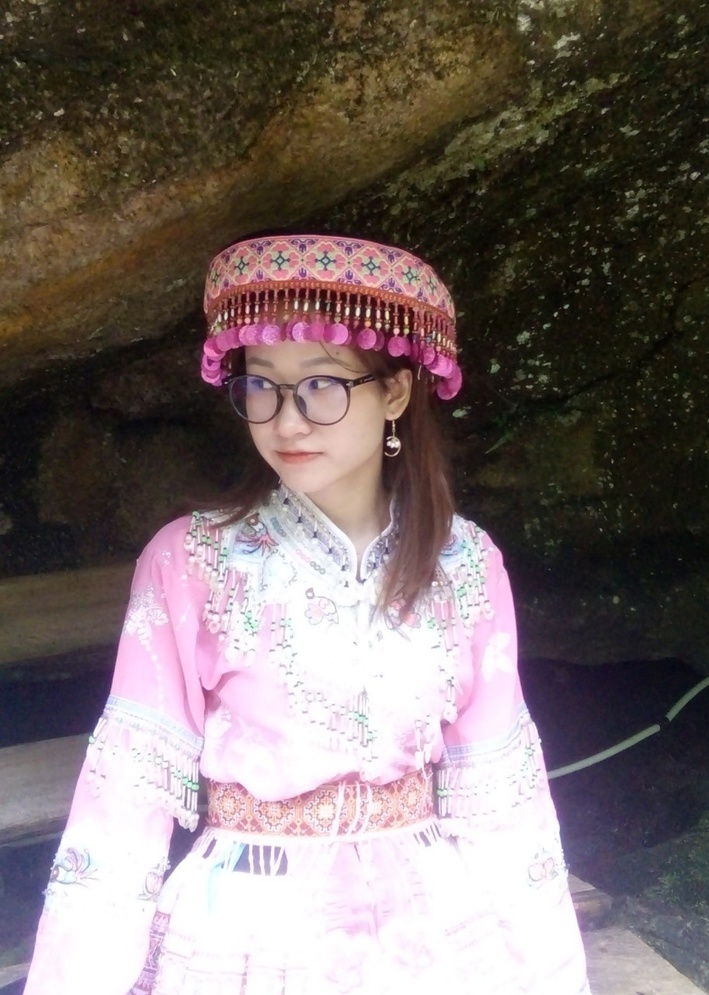
#> input picture Toan_tu_tren_diem_anh/anh1.jpg, 709 x 995 px, shrunk from 913 x 1280 before the run, found by its file name
$ python Sobel.py
#> lines starting #> are read from the running program, lines starting #| are printed output that depends on the picture
import cv2     # Thư viện OpenCV
import numpy as np   # Thư viện numy để làm việc dữ liệu kiểu mảng
import matplotlib.pyplot as plt # import thư viện matplotlib để vẽ ảnh

# Định nghĩa hàm Tich_chap() để lọc Trung bình, Trung bình có trọng số và lọc Gaussian
def Tich_chap(img,mask):
    m, n = img.shape
    img_new = np.zeros([m, n])
    for i in range(1, m-1):
        for j in range(1, n-1):
            temp   =  img[i-1, j-1]    * mask[0, 0]\
                   +  img[i, j-1]      * mask[0, 1]\
                   +  img[i+1, j - 1]  * mask[0, 2]\
                   +  img[i-1, j]      * mask[1, 0]\
                   +  img[i, j]        * mask[1, 1]\
                   +  img[i+1, j]      * mask[1, 2]\
                   +  img[i - 1, j+1]  * mask[2, 0]\
                   +  img[i, j + 1]    * mask[2, 1]\
                   +  img[i + 1, j + 1]* mask[2, 2]
            img_new[i, j]= temp
    img_new = img_new.astype(np.uint8)
    return img_new

# Định nghĩa Sobel theo hướng X
locSobelX = np.array(([-1,-2,-1],
                      [ 0, 0, 0],
                      [ 1, 2, 1]), dtype="float")

# Định nghĩa bộ lọc Sobel theo hướng Y
locSobelY = np.array(([-1, 0, 1],
                      [-2, 0, 2],
                      [ 1, 0, 1]), dtype="float")

fig = plt.figure(figsize=(16, 9)) # Tạo vùng vẽ tỷ lệ 16:9
(ax1, ax2, ax3), (ax4, ax5, ax6) = fig.subplots(2, 3) # Tạo 6 vùng vẽ con

# Đọc và hiển thị ảnh gốc
image = cv2.imread('anh1.jpg', 0)
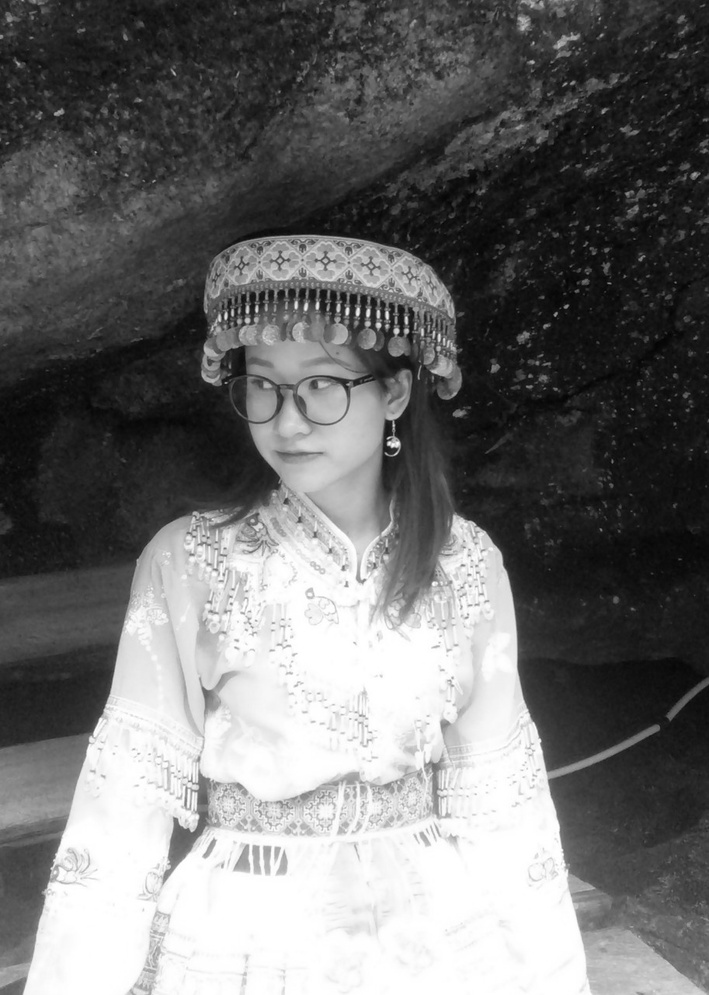
#> image: shape (995, 709); min 0, max 255, mean 111.1
ax1.imshow(image, cmap='gray')
ax1.set_title("Ảnh gốc")

# Lọc Sobel theo hướng X và hiển thị ảnh
imgSobelX = Tich_chap(image, locSobelX) #Gọi hàm tích chập
#> after the loop in Tich_chap, `for i in range(1, m-1):`:
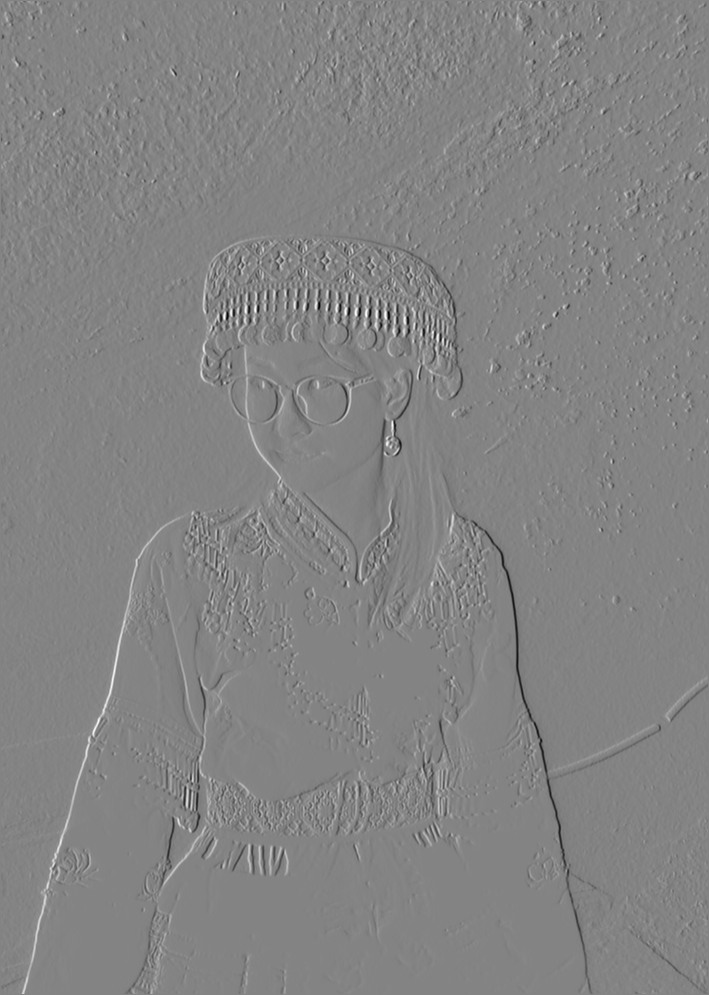
#> img_new: shape (995, 709) float64; min -692, max 647, mean -0.3; drawn with min black and max white
ax2.imshow(imgSobelX, cmap='gray')
ax2.set_title("Ảnh lọc SobelX")

# Lọc Sobel theo hướng Y và hiển thị ảnh
imgSobelY = Tich_chap(image, locSobelY) #Gọi hàm tích chập
#> after the loop in Tich_chap (call 2), `for i in range(1, m-1):`:
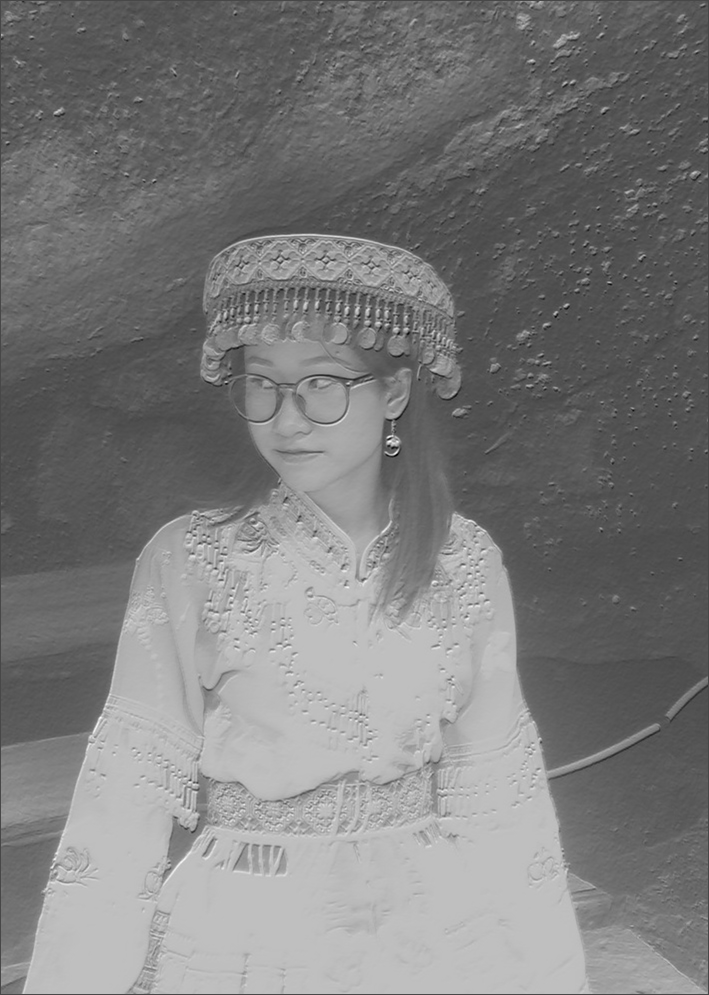
#> img_new: shape (995, 709) float64; min -314, max 784, mean 222.3; drawn with min black and max white
#> in Tich_chap (call 2), `img_new = img_new.astype(np.uint8)`:
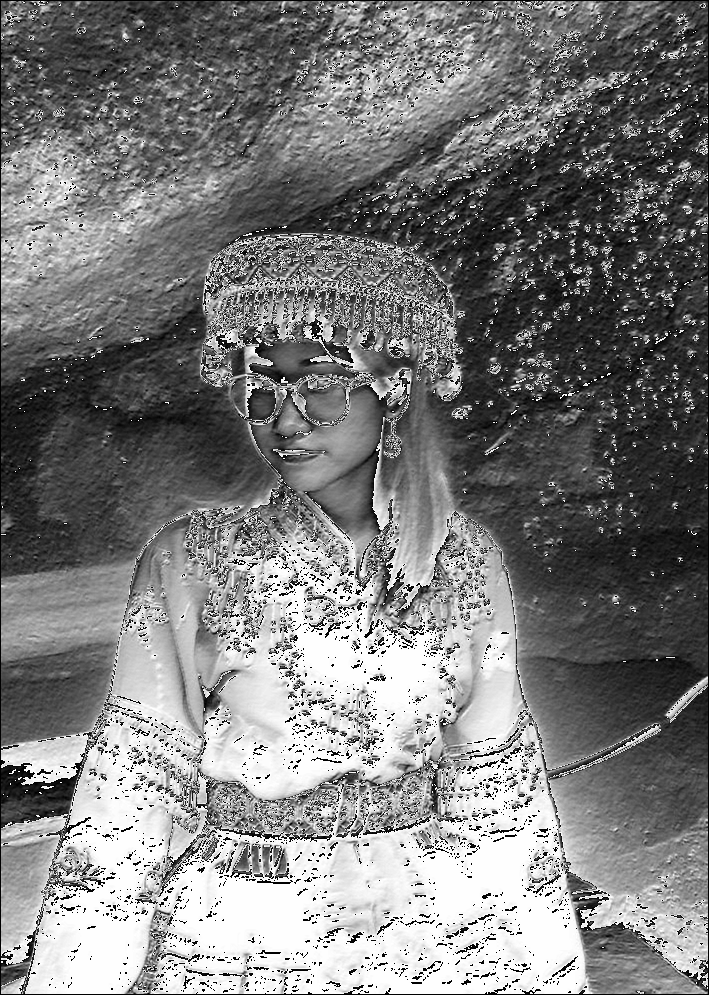
#> img_new: shape (995, 709); min 0, max 255, mean 124.8
ax3.imshow(imgSobelY, cmap='gray')
ax3.set_title("Ảnh lọc SobelY")

ax4.axis('off')

# Ảnh tổng Sobel theo hướng Y và Sobel theo hướng Y và hiển thị ảnh
imgSobelXY = imgSobelX + imgSobelY
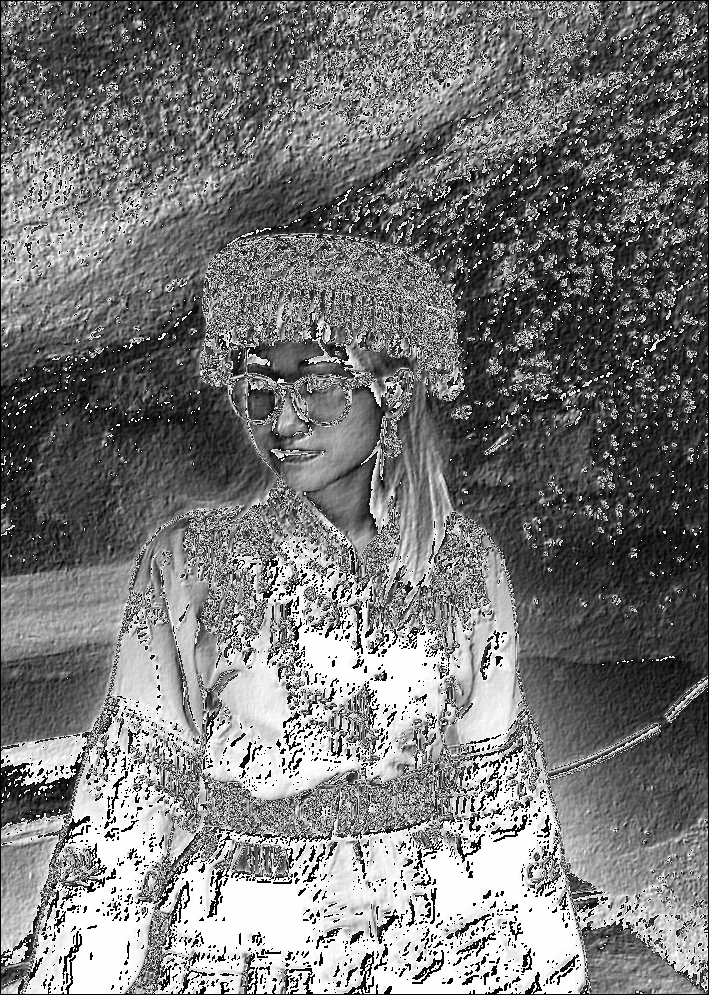
#> imgSobelXY: shape (995, 709); min 0, max 254, mean 120.1
ax5.imshow(imgSobelXY, cmap='gray')
ax5.set_title("Ảnh lọc SobelX + SobelY")

# Ảnh cuối cùng = ảnh gốc + ảnh tổng Sobel theo hướng Y
# và Sobel theo hướng Y và hiển thị ảnh
imgSobel_ketqua = image + imgSobelXY
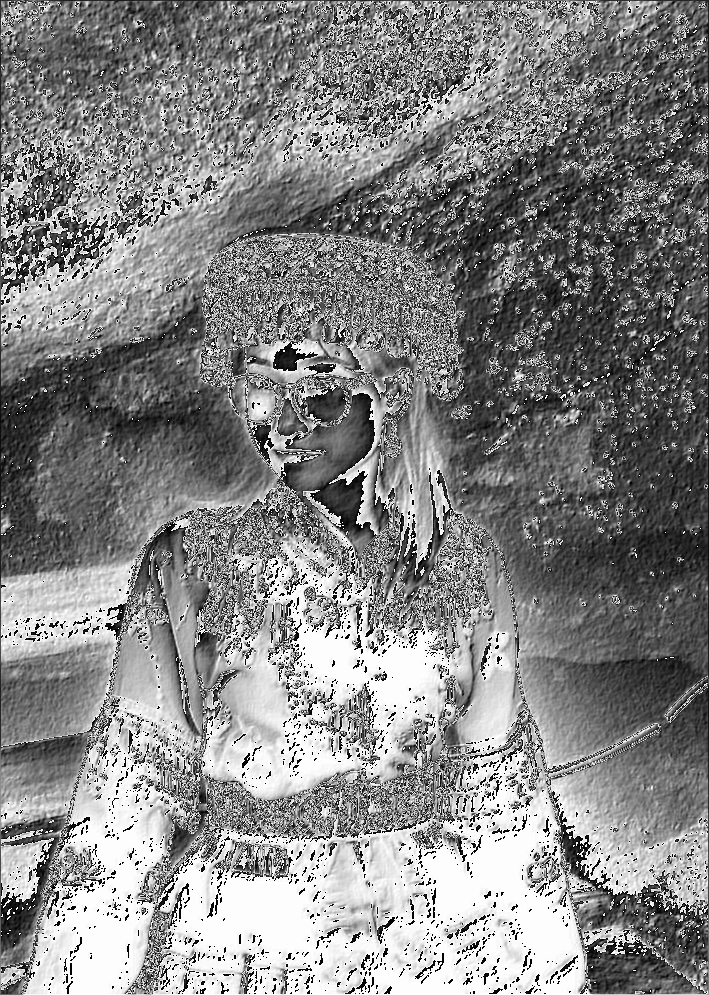
#> imgSobel_ketqua: shape (995, 709); min 0, max 255, mean 133.6
ax6.imshow(imgSobel_ketqua, cmap='gray')
ax6.set_title("Ảnh Kết quả")

# Hiển thị vùng vẽ
plt.show()
